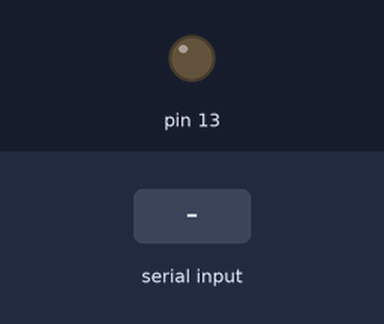
A sketch run on a simulated Arduino Uno, built with avr-gcc and run on an emulated ATmega328P. On the bench: output pins drawn as LEDs (lit = HIGH). Inputs (shaded band) come from the test bench. What the sketch prints to the serial monitor is not drawn.

Above: at 1.2 s.
1.3 s: "P>A" received over Serial
At 4.1 s:
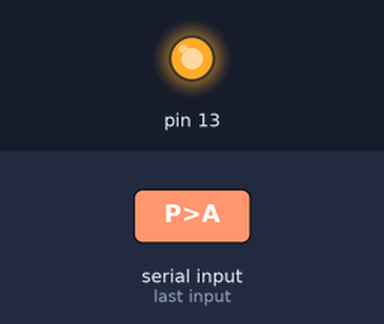
Timing chart, 0 to 5.8 s (numbered marks = the images above; inputs shaded):
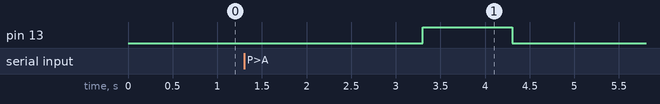

The sketch:

Communication2.ino
```cpp
void setup()
{
    pinMode(13, OUTPUT);
    digitalWrite(13, LOW);

    Serial.begin(9600);
    Serial.setTimeout(2000);
}

//void blink()
//{
//  if(onOff)
//  {
//    digitalWrite(13, HIGH);
//    onOff = 0;
//  }
//  else
//  {
//    digitalWrite(13, LOW);
//    onOff = 1;
//  }
//  delay(1000);
//}

void serialFlush()
{
    while(Serial.available() != 0)
    {
      char t = Serial.read();
    }
}

void loop()
{
    while(!Serial.available());

    String msg = Serial.readString();

    if(msg.indexOf("P>A") != -1)
    {
        digitalWrite(13, HIGH);
        delay(1000);

        digitalWrite(13, LOW);
        delay(1000);
    }

    Serial.println("P<A ACK " + msg);
}
```

Measured:
- after the input at 1.3 s, pin 13: LOW → HIGH after 2.0 s, → LOW 1.0 s later
